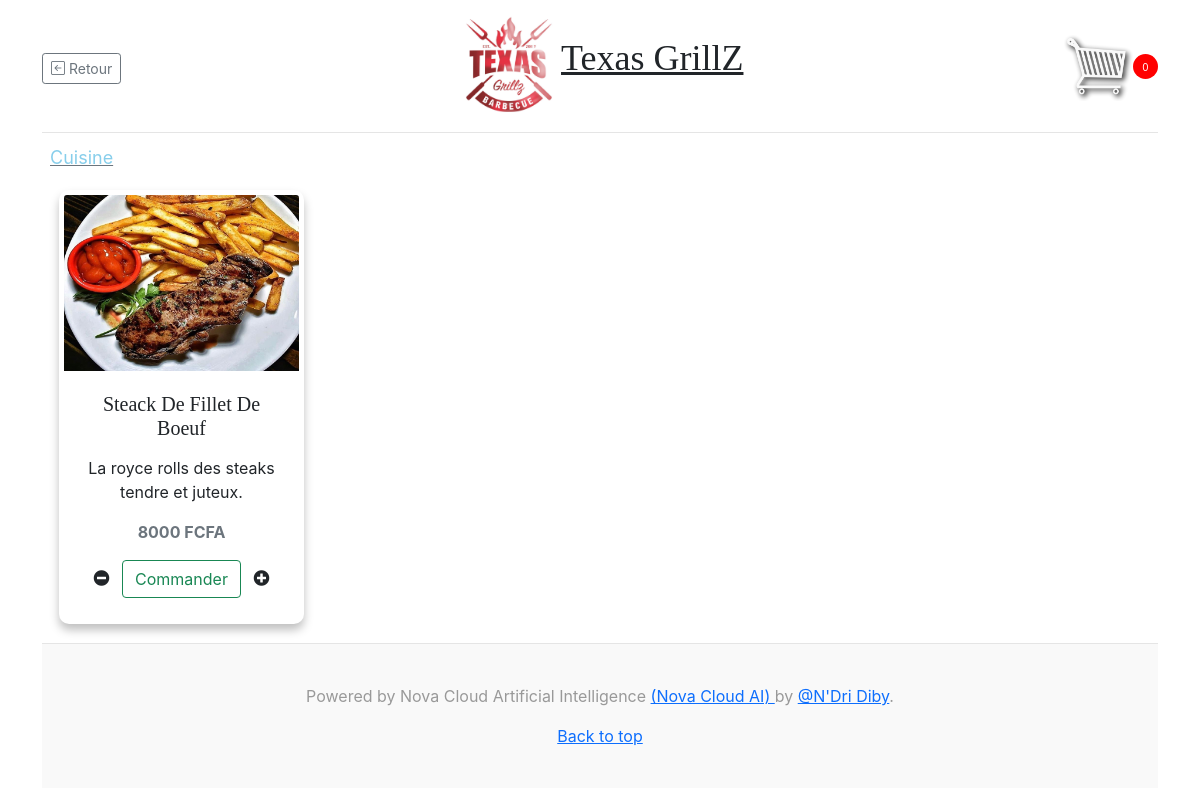
The page /texasgrillz/itemdetails/8/ (signed in) on the database as committed earlier.
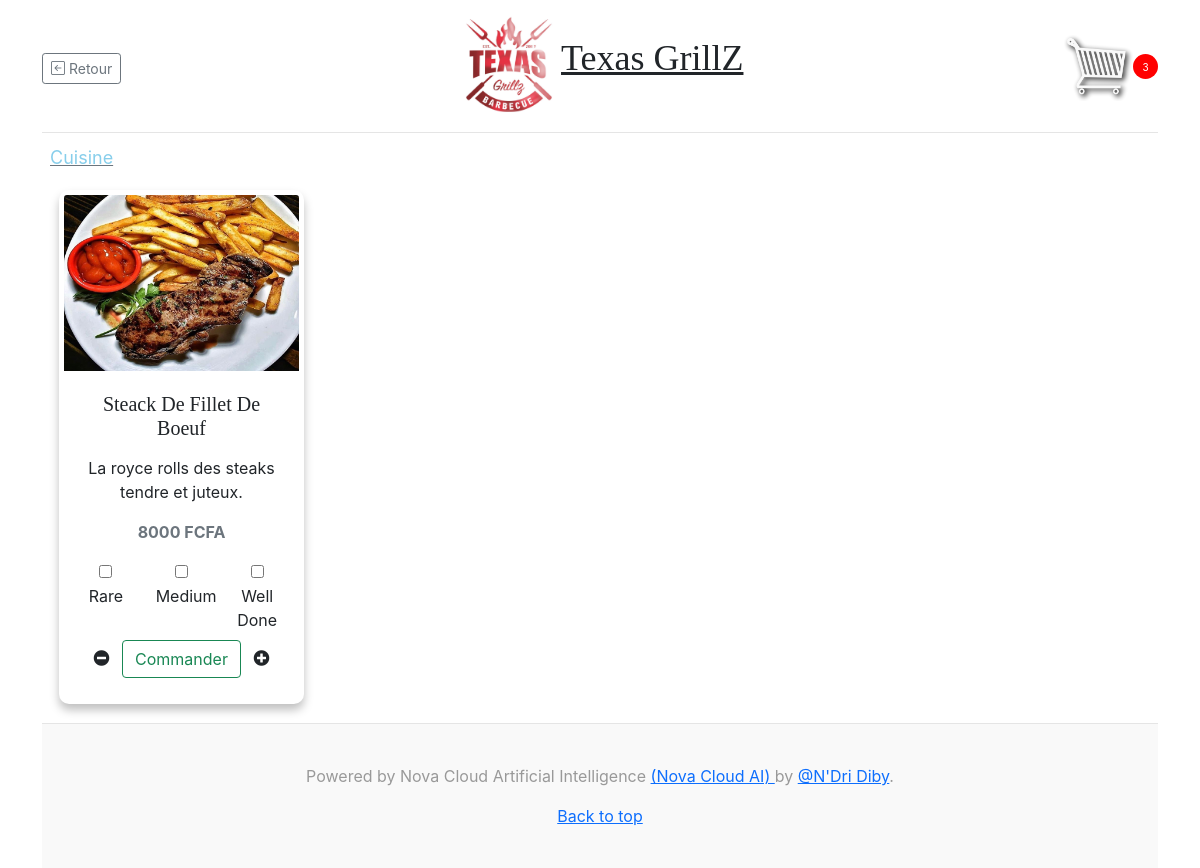
The same page on the database as committed later.
### Resto/models.py (models this page shows, shortened)
class ItemChoices(models.Model):
    parent_food = models.ForeignKey(Item,on_delete=models.CASCADE,blank=True,null=True)
    name = models.CharField(max_length = 150,blank=True)
    description = models.TextField(max_length=150,blank=True)
    prix = models.IntegerField(blank=True)
    date_created = models.DateTimeField(auto_now=True)

### Resto/views.py (the view)
# urls.py: path('texasgrillz/itemdetails/<item_id>/', views.ItemDetails, name='item_details-texasgrillz'),
def ItemDetails(request,item_id):
    try:
        table = get_table_number(request)
    except:
        pass
    session = track_session(request)
    targetApp = target_app(request) #session=bakerys/?table=x
    item = Item.objects.get(id=item_id)
    if request.user.is_authenticated:
        try:
            username = User.objects.get(id=request.user.id)
            cust,created = Customer.objects.get_or_create(user =request.user)
            cust.name = username.username
            cust.save()
            order,created= Order.objects.get_or_create(customer=cust,status='Pending')
            cartItem = order.get_order_quantity()
        except:
            print('other option bro')
    context = {
        'item':item,
        'orders':order,
        'cart_quantity':cartItem,
    }
    return render (request,'Resto/ItemsDetails.html',context)

### Customer/utils.py (called while the page is built)
def track_session(request):
    session = None
    if 'session' in request.GET:
        session = request.GET.get('session').lower()
    return session

def target_app(request):
    session_id = request.GET.get('session')
    table = str(request.GET.get('table'))
    if session_id == None or table == None:
        pass
    else:
        table = str(request.GET.get('table'))
        table = int(table)
        targetApp = session_id+'&table='+str(table)
        return targetApp

def get_table_number(request):
    table = str(request.GET.get('table'))
    if table == None:
        pass
    else:
        table = str(request.GET.get('table'))
        if table is not None:
            table = int(table)
        return table

### Resto/models.py (called while the page is built)
    def get_order_quantity(self):
        order = self.orderitem_set.all()
        total = sum([item.quantity for item in order])
        return total

### Resto/templates/Resto/ItemsDetails.html (shortened to what this page needs)
{% extends "Resto/base_menu.html" %} {% block content %} {% load static %} {% load crispy_forms_tags %} {% if item %}
<div class="col-sm-12 col-md-6 col-lg-3 pb-4">
  <div class="card h-100" style="border: none">
    <img src="{{item.img.url }}" class="card-img-top" alt="{{item.name}}" />
    <div class="card-body" style="text-align: center">
      <h5 class="card-title">{{item.name}}</h5>
      <p class="card-text">{{ item.description }}</p>
      <p class="card-text text-muted"><strong>{{item.prix }} FCFA</strong></p>
      <form method="POST">
        <div>
          <div class="supplement">
            <div class="row">
              {% for item in item.itemchoices_set.all %}
              <div class="col-6 col-sm-4 mb-2 cust_choice">
                <input id="item_choice" type="checkbox" name="item_choice" value="{{item.name}}" />
                <label>{{item.name}}</label><br />
              </div>
              {% endfor %}
            </div>
          </div>
          <i id="minus" data-product="{{item.id}}" data-action="remove" class="fas fa-minus-circle mx-2 update-cart"></i>
          <button data-product="{{item.id}}" name="item" value="{{item.id}}" data-action="add" class="btn btn-outline-success add-btn update-cart">Commander</button>
          <i id="plus" data-product="{{item.id}}" data-action="add" class="fas fa-plus-circle mx-2 update-cart"></i>
        </div>
      </form>
      {% endif %} {% endblock content %}

Rows that differ between the two databases and show on the page:
added ItemChoices: name "Rare"
added ItemChoices: name "Medium"
added ItemChoices: name "Well Done"
Other text that changed with them:
{{ cart_quantity }}: "0" → "3"
